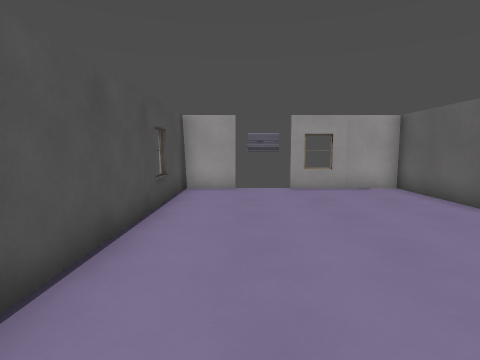
View 1 (above)

14 first-person views from a walk through a Godot game level. The camera is 1.4 m above the floor, tilts 6° down and sees 80° across. Doors that lead somewhere are drawn open, without their leaves. The floor is counted in squares, 1 m on a side. Each view is taken from the middle of a square. On the plan, view 1 faces up. The plan holds only what a view shows up to about 14 squares ahead; the rest is blank. Characters and animated objects are not drawn. Surface patterns are stand-ins for the level's own textures.

View 2
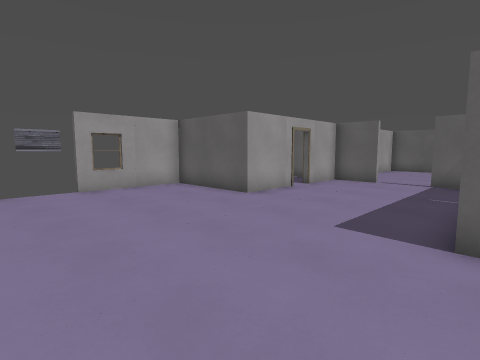

View 3
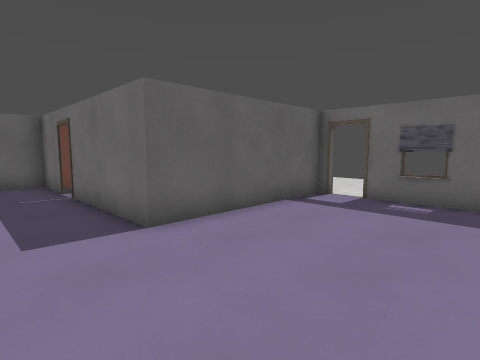

View 4
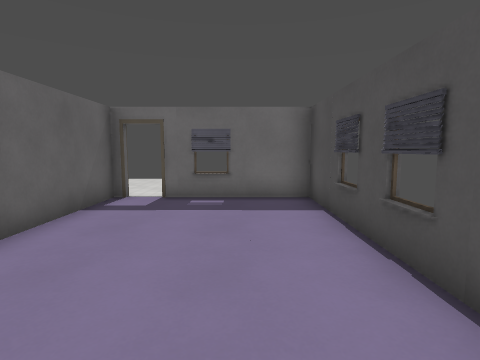

View 5
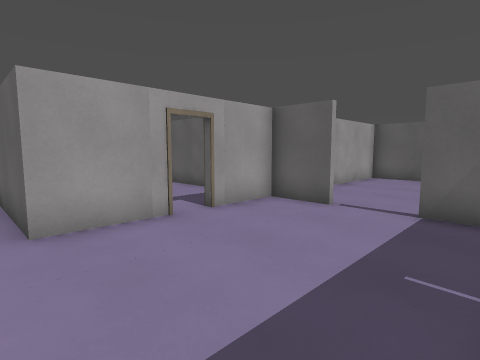

View 6
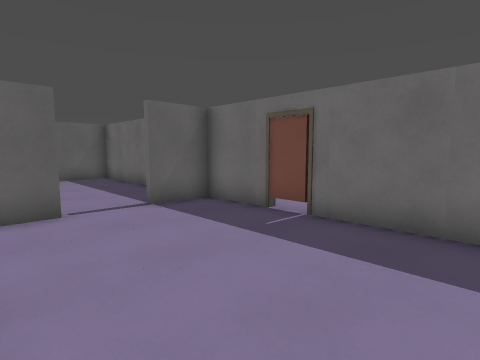

View 7
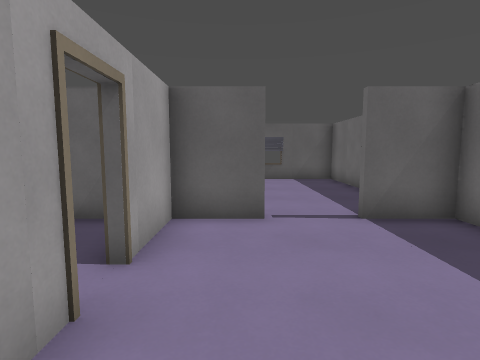

View 8
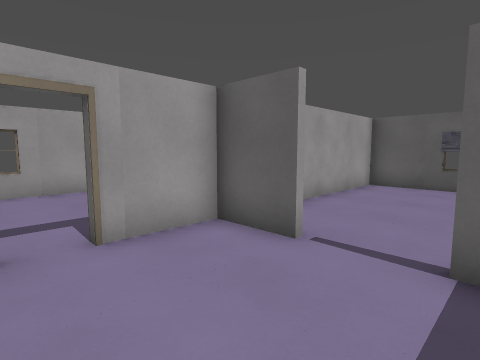

View 9
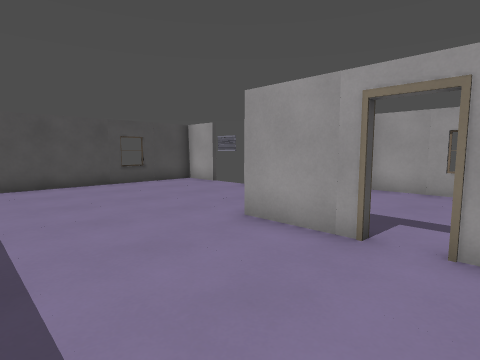

View 10
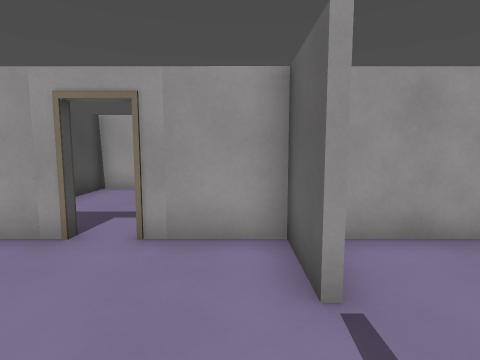

View 11
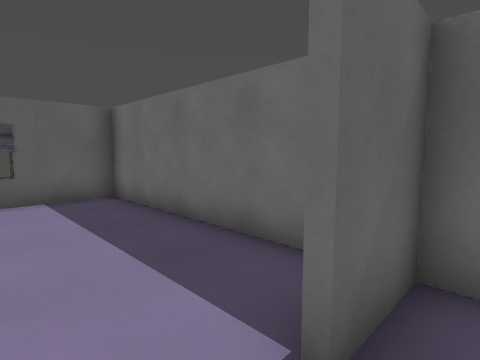

View 12
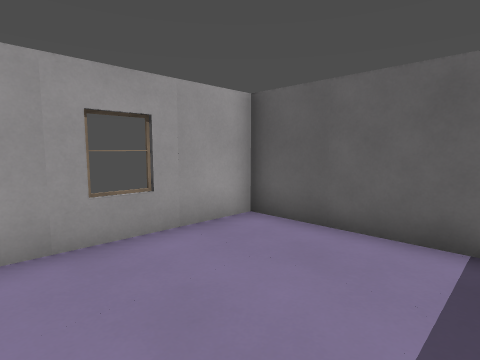

View 13
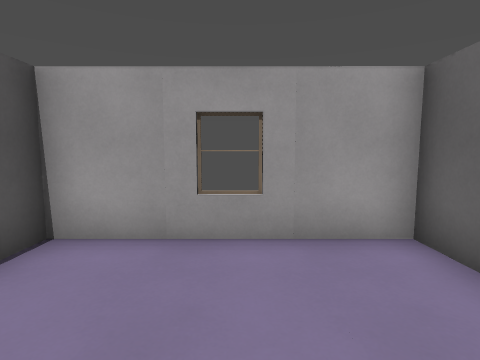

View 14
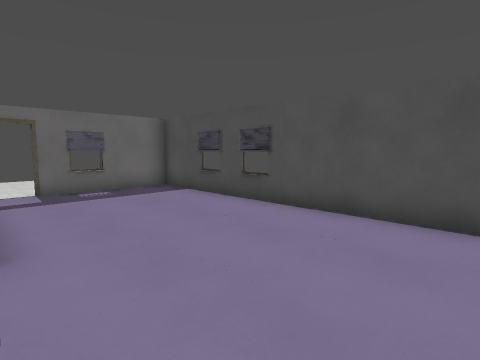

### Floor plan
Ten units are one square. View 1 is at (0, 0); x grows to the right and y downward. Boxes are objects, and circles mark ways between rooms. Rooms are numbered by the first view taken in them; rooms with no view inside come last. Other rooms are left out.
<svg viewBox="-26 -129 228 189">
<path fill="none" stroke="#000" d="M83 -64 57 -64 57 -104M15 -104 2 -104M59 -104 18 -104M-1 -104 -21 -104 -21 54 23 54M34 54 37 54 37 -6 117 -6 117 -25M117 -44 117 -64 94 -64M83 -68 83 -64M117 -78 117 -124 59 -124 59 -104M131 -6 197 -6 197 -64 126 -64"/>
<circle cx="85" cy="-65" r="3" fill="#2a7"/>
<circle cx="120" cy="-35" r="3" fill="#2a7"/>
<text x="30" y="-30">1</text>
<text x="90" y="-100">2</text>
<text x="160" y="-40">3</text>
</svg>
Room 1 opens to room 2. Room 1 opens to room 3.

Where each view was taken, in squares from view 1:
view 1: 0 up, 0 right, facing up
view 2: 0 up, 1 left, facing up-right
view 3: 3 up, 1 left, facing down-right
view 4: 3 up, 0 right, facing down
view 5: 1 up, 5 right, facing up-right
view 6: 6 up, 5 right, facing down-right
view 7: 5 up, 6 right, facing right
view 8: 2 up, 8 right, facing up-right
view 9: 2 up, 10 right, facing up-left
view 10: 2 up, 11 right, facing up
view 11: 4 up, 11 right, facing down-right
view 12: 8 up, 7 right, facing up-right
view 13: 8 up, 9 right, facing up
view 14: 5 up, 4 right, facing down-left
